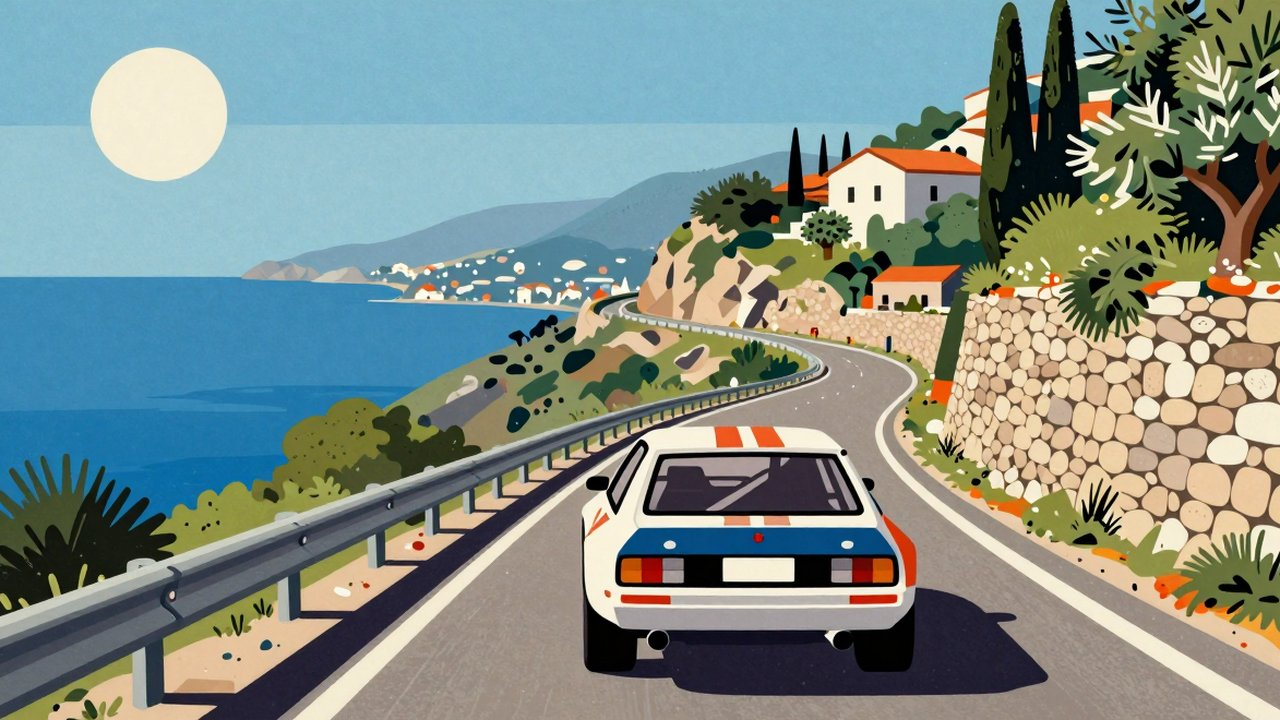
#> input picture docs/art/concept_coast.jpg, 1280 x 720 px
$ python -i post2.py   (imports and definitions only)
#> lines starting #> are read from the running program, lines starting #| are printed output that depends on the picture
#> further down, picture is the input picture: PIL image 1280x720 RGB; mean R, G, B 128.5, 142.8, 136.7
"""Batch 2 post-processing, driven by picks files (output path -> source candidate + options).

  python3 art/post2.py cut  art/jobs/veg2_picks.json     # RGBA sprites (vegetation, crowd, staff, props, trophies)
  python3 art/post2.py ui   art/jobs/ui2_picks.json      # full-frame jpg/png UI art
  python3 art/post2.py metals                            # trophy/medal silver + bronze from the gold cut-outs

cut picks:  {"public/assets/...png": {"src": "name", "raw": "art/raw/b2/veg", "height"|"width": px, "bottom": true, "sat": 0.9}}
            -> cutout.clean (decontaminate edge, shave 1 px, crop, bottom-align, colour bleed, quantise > 390 KB).
            "keep_largest": true drops loose specks that BiRefNet left (only the largest connected blob + blobs > 2 % of it stay).
ui picks:   {"public/assets/ui/x.jpg": {"src", "raw", "size": [w, h], "dim": 1.0, "contrast": 1.0, "sat": 1.0, "patch": [[x0,y0,x1,y1]...],
            "crop": [x0,y0,x1,y1 fractions], "texture": true}}  texture = card_texture() overlay (contours, dust, grain)  -> trim paper margin, optional crop, centre-fit to size, tone (contrast toward
            the mean, then multiply by dim: menu backgrounds are pressed down so text reads on top), jpg q85 or png.
metals:     the gold trophy/medal: pixels whose hue is gold (and are saturated) are re-mapped through a silver or bronze ramp
            by their luminance; everything else (wooden base, ribbon) keeps its colour.
"""
import colorsys
import io
import json
import pathlib
import sys

import numpy as np
from PIL import Image, ImageFilter

sys.path.insert(0, str(pathlib.Path(__file__).resolve().parent))
import cutout  # noqa: E402
import post  # noqa: E402

ROOT = pathlib.Path(__file__).resolve().parent.parent


# [70 lines left out: functions save_png, keep_largest, cut, tone, not called in this run]


def card_texture(im, seed=1, contour=0.10, dust=1.0):
    """Poster texture for the car-card backgrounds (the model painted clean bands only): faint topographic contour
    lines from a smooth noise field, dust speckle/splatter, fine print grain. Everything multiplies the existing colours."""
#> called with seed = 1, contour = 0.1, dust = 1
    from PIL import ImageDraw, ImageFilter
    rng = np.random.default_rng(seed)
    w, h = im.size
#> w = 1280; h = 720
    a = np.asarray(im.convert("RGB")).astype(np.float32) / 255
    g = rng.random((7, 10)).astype(np.float32)
    field = np.asarray(Image.fromarray((g * 255).astype(np.uint8)).resize((w, h), Image.BICUBIC)).astype(np.float32) / 255
    field = np.asarray(Image.fromarray((field * 255).astype(np.uint8)).filter(ImageFilter.GaussianBlur(6))).astype(np.float32) / 255
    k = field * 14
    gy, gx = np.gradient(k)
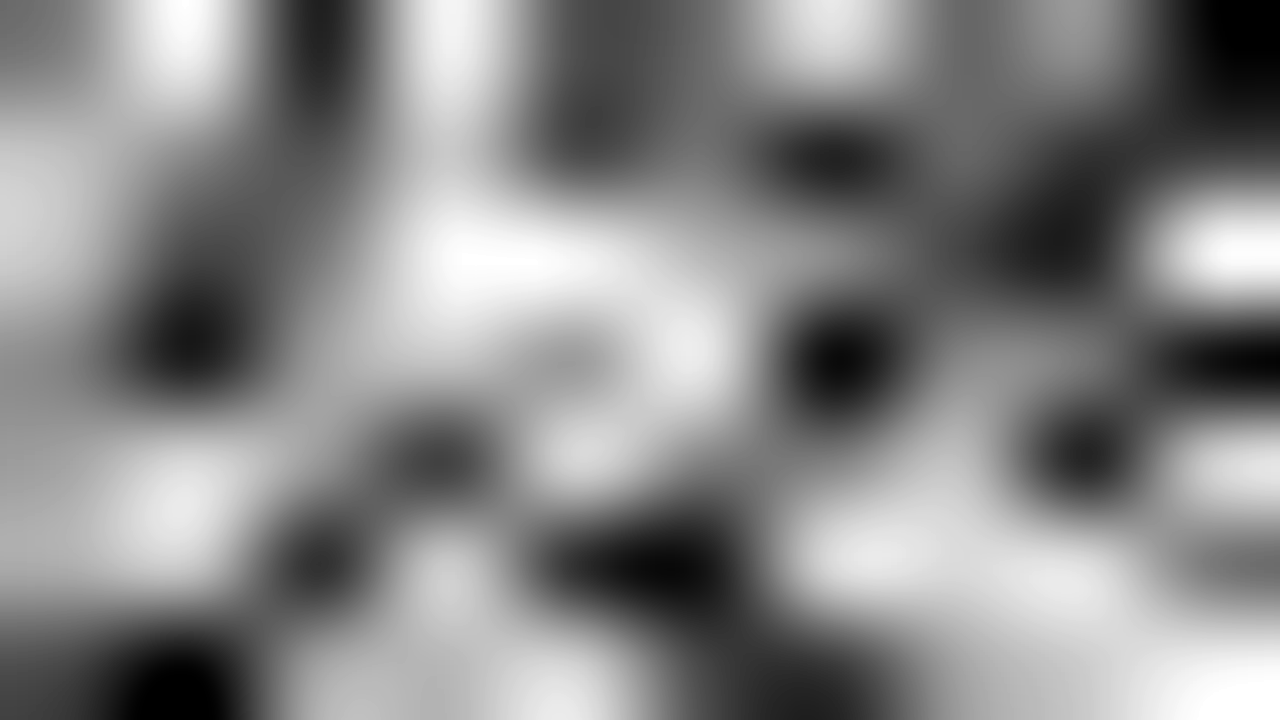
#> k: shape (720, 1280) float32; min 0, max 14, mean 7.41; drawn with min black and max white
    dist = np.abs(k - np.round(k)) / np.maximum(np.hypot(gx, gy), 1e-4)  # distance to the nearest isoline in px
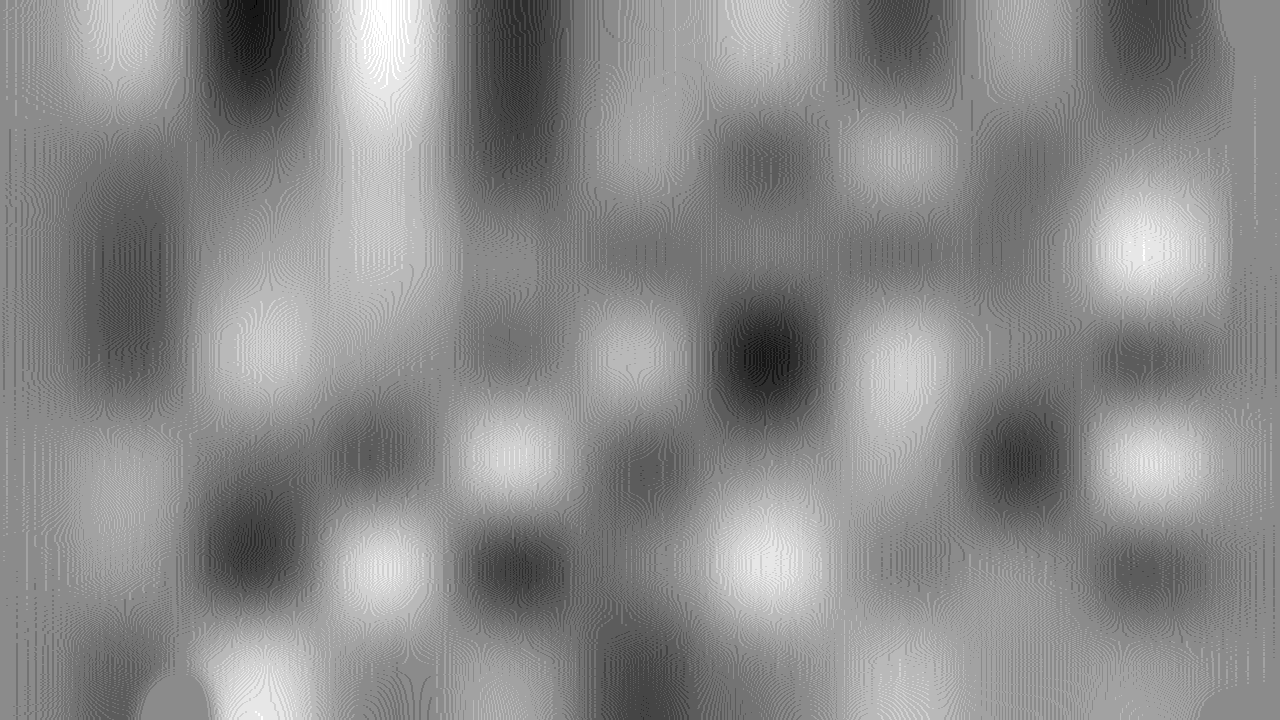
#> gx: shape (720, 1280) float32; min -0.165, max 0.137, mean -0.000942; drawn with min black and max white
    line = np.clip(1.2 - dist, 0, 1)  # ~1.5 px lines, no blobs where the field is flat
    a = a * (1 - contour * line[..., None])
    dots = Image.new("L", (w, h), 0)
#> dots: PIL image 1280x720 L; every value is 0
    d = ImageDraw.Draw(dots)
    for _ in range(int(2500 * dust)):
        x, y = rng.uniform(0, w), rng.uniform(0, h)
        r = rng.choice([0.7, 1.0, 1.5, 2.5, 4.0], p=[0.45, 0.3, 0.15, 0.07, 0.03])
        d.ellipse([x - r, y - r, x + r, y + r], fill=int(rng.uniform(60, 160)))
    dots = np.asarray(dots.filter(ImageFilter.GaussianBlur(0.6))).astype(np.float32) / 255
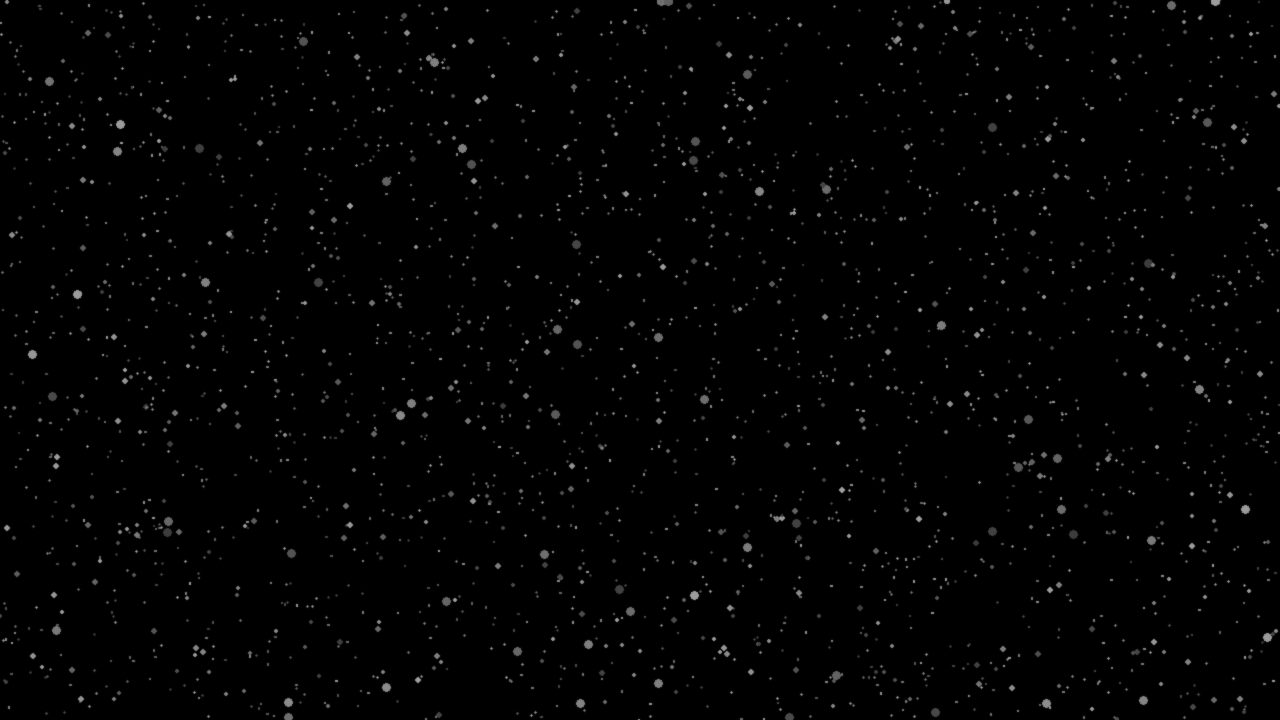
#> dots: shape (720, 1280) float32; min 0, max 0.624, mean 0.0102
    a = a * (1 - 0.35 * dots[..., None])
    a = a * (1 + rng.normal(0, 0.025, (h, w, 1)).astype(np.float32))
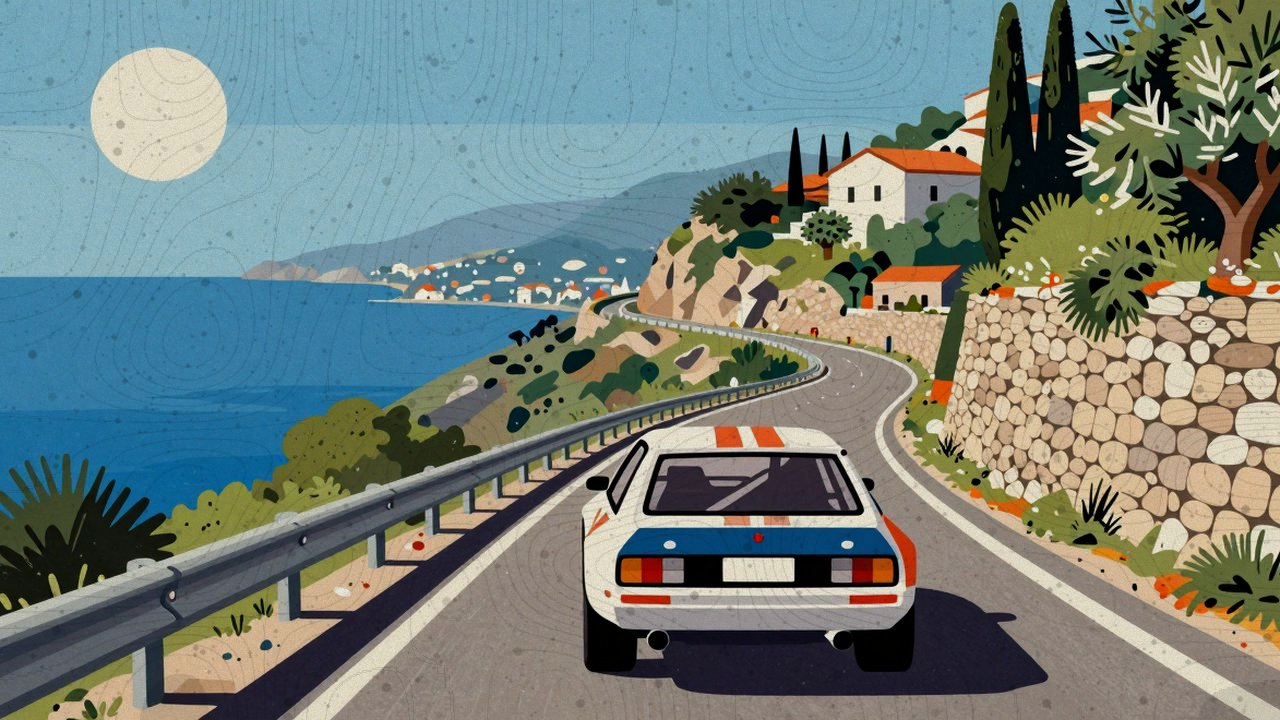
#> a: shape (720, 1280, 3) float32; mean R, G, B 0.498, 0.553, 0.53; drawn with min black and max white
    return Image.fromarray((np.clip(a, 0, 1) * 255 + 0.5).astype(np.uint8))


# [21 lines left out: function ui, not called in this run]


RAMPS = {  # luminance 0 -> 1 colour stops
    "silver": [(0.0, (40, 44, 52)), (0.45, (140, 146, 156)), (0.8, (205, 210, 218)), (1.0, (250, 251, 252))],
    "bronze": [(0.0, (48, 24, 12)), (0.45, (150, 86, 46)), (0.8, (205, 140, 88)), (1.0, (248, 214, 170))],
}


def ramp(l, stops):
    xs = [s[0] for s in stops]
    return np.stack([np.interp(l, xs, [s[1][c] for s in stops]) for c in range(3)], -1)


# [19 lines left out: function metals, not called in this run]


# [6 lines not run here, left out]

>>> from PIL import Image
>>> picture = Image.open('../docs/art/concept_coast.jpg')
>>> result = card_texture(picture)
